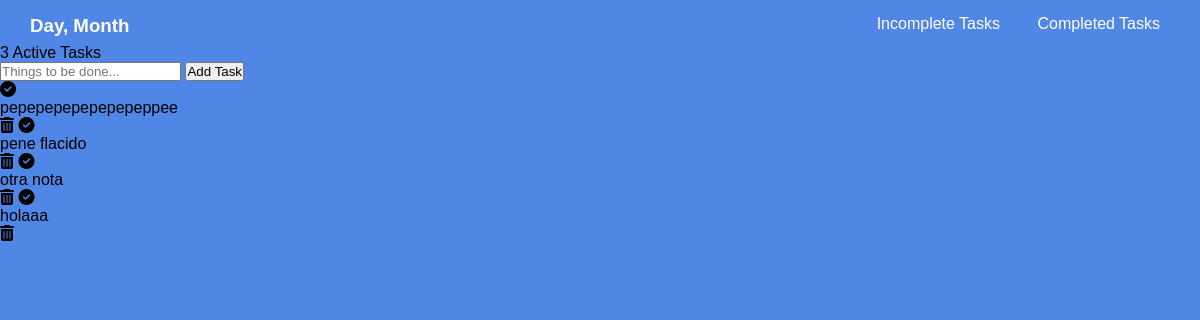
/, run on an earlier commit of the app's database.
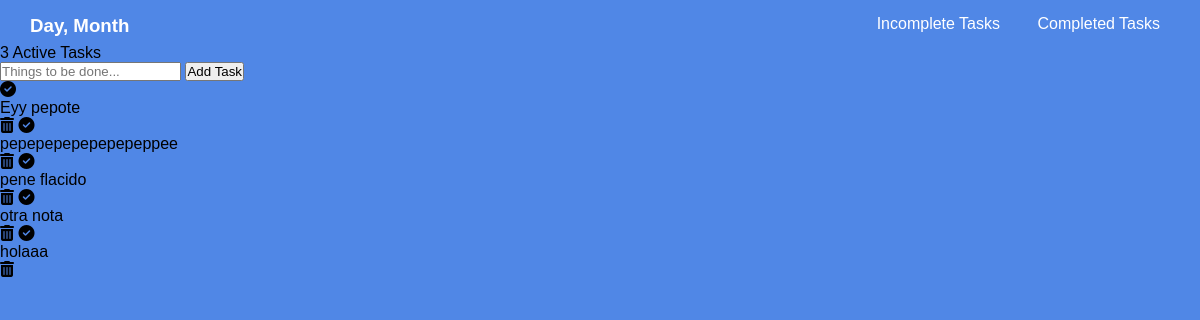
And on a later commit of the database.
### notas/models.py (models this page shows)
class Nota (models.Model):
    user = models.ForeignKey(get_user_model(),on_delete=models.CASCADE)
    content = models.TextField(blank=False,null=False)
    pub = models.DateField(auto_now_add=True)
    hour = models.TimeField(auto_now_add=True)
    complete = models.BooleanField(default=False)
    class Meta :
        ordering = ['-pub','-hour']

### notas/views.py (the view)
# urls.py: path('',home_view,name = 'home'),
def home_view(request, *args, **kwargs):
    print("Hello world")
    return render (request,"estilos/home.html",{'todos':Nota.objects.all()})

### notas/templates/estilos/home.html (shortened to what this page needs)
<!DOCTYPE html>
<html>
    {% load static %}
    <link rel="stylesheet" href="{% static 'estilos/prueba.css' %}" type="text/css" media="screen">
    <head>
    </head>
    <body>
        <header>
            <div class = "header-box">
                <h3>Day, Month</h3>
                <a class = "incomplete-task" id = "incompleted-task" href = "">Incomplete Tasks</a>
                <a class = "completed-task" id = "completed-task" href = "">Completed Tasks</a>
            </div>
            <div class = "subheader-box">
                <p class = "tasks-actives-box">3 Active Tasks</p>
            </div>
            <div class = "add-task-box">
                <input class = "input-task" text = "input" id = "input" placeholder = "Things to be done...">
                <button class = "add-button" text = "submit" value = "submit">Add Task</button>
            </div>
        </header>
        <main>
            <ul class = "task-list">
                {% for x in todos %}
                <i class = "fas fa-check-circle"></i>
                <li class = "task-box">{{x.content}}</li>
                <i class = "fas fa-trash-alt"></i>
                {% endfor %}
            </ul>
        </main>
    </body>
</html>

What changed in the data, as far as the page shows it:
added Nota: content "Eyy pepote"
